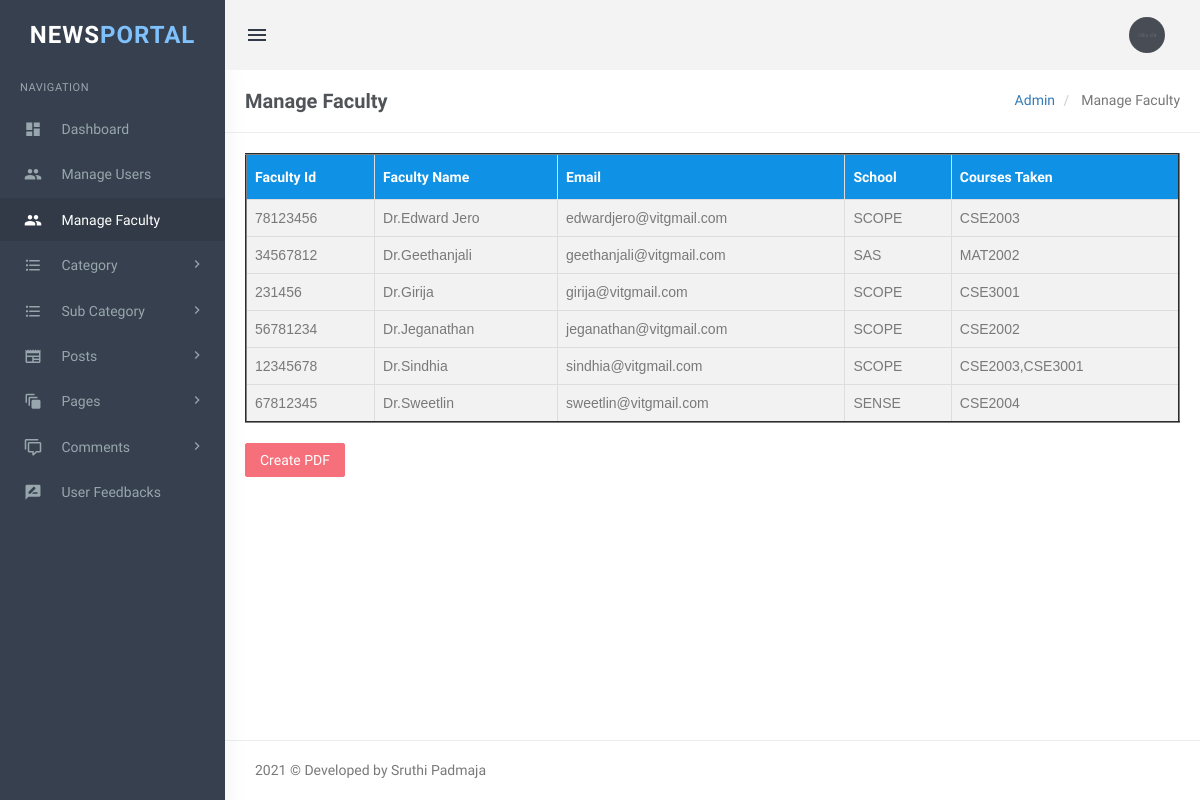
Screenshot of /admin/manage-faculty.php (signed in) with the database file from the repository.
### tables this page shows
CREATE TABLE `tblfaculty` (
  `facultyid` int(11) NOT NULL,
  `facultyname` varchar(255) NOT NULL,
  `facultymailid` varchar(255) NOT NULL,
  `facultyschool` varchar(255) NOT NULL,
  `coursestaught` varchar(255) DEFAULT NULL,
  `Is_Active` int(11) NOT NULL,
  `CreationDate` timestamp NOT NULL DEFAULT current_timestamp(),
  `UpdationDate` timestamp NULL DEFAULT current_timestamp()
);

### admin/manage-faculty.php (the view, shortened to what this page needs)
<?php
if(strlen($_SESSION['login'])==0)
  {
header('location:index.php');
}
else{
function fetch_data(){
    $output='';
    $connect= mysqli_connect("localhost","root","","newsportal");
    $query="select * from tblfaculty order by facultyname asc";
    $result=mysqli_query($connect,$query);
    while($row=mysqli_fetch_array($result)){
        $output.='
        <tr>
            <td> '. $row["facultyid"] .' </td>
            <td> '. $row["facultyname"] .' </td>
            <td> '. $row["facultymailid"] .' </td>
            <td> '. $row["facultyschool"] .' </td>
            <td> '. $row["coursestaught"] . '</td>
        </tr>
        ';
    }
    return $output;
}
?>
<!DOCTYPE html>
<html lang="en">
    <head>
        <link href="../plugins/summernote/summernote.css" rel="stylesheet" />
        <link href="../plugins/select2/css/select2.min.css" rel="stylesheet" type="text/css" />
        <link href="../plugins/jquery.filer/css/jquery.filer.css" rel="stylesheet" />
        <link href="../plugins/jquery.filer/css/themes/jquery.filer-dragdropbox-theme.css" rel="stylesheet" />
        <link href="assets/css/bootstrap.min.css" rel="stylesheet" type="text/css" />
        <link href="assets/css/core.css" rel="stylesheet" type="text/css" />
        <link href="assets/css/components.css" rel="stylesheet" type="text/css" />
        <link href="assets/css/icons.css" rel="stylesheet" type="text/css" />
        <link href="assets/css/pages.css" rel="stylesheet" type="text/css" />
        <link href="assets/css/menu.css" rel="stylesheet" type="text/css" />
        <link href="assets/css/responsive.css" rel="stylesheet" type="text/css" />
        <link rel="stylesheet" href="../plugins/switchery/switchery.min.css">
    </head>
    <body class="fixed-left">
        <div id="wrapper">
           <?php include('includes/topheader.php');?>
             <?php include('includes/leftsidebar.php');?>
            <div class="content-page">
                <div class="content">
                    <div class="container">
                        <div class="row">
                            <div class="col-xs-12">
                                <div class="page-title-box">
                                    <h4 class="page-title">Manage Faculty </h4>
                                    <ol class="breadcrumb p-0 m-0">
                                        <li>
                                            <a href="#">Admin</a>
                                        </li>
                                        <li class="active">
                                         Manage Faculty
                                        </li>
                                    </ol>
                                    <div class="clearfix"></div>
                                </div>
                            </div>
                        </div>
<?php
            echo "<table border='2' id='customers'>
            <tr>
            <th >Faculty Id</th>
            <th>Faculty Name</th>
            <th>Email</th>
            <th>School</th>
            <th>Courses Taken</th>
            </tr>";
            echo fetch_data();
            echo "</table>";
?>
<br>
<form method=post>
    <input type="submit" name="create_pdf" class="btn btn-danger" value="Create PDF"/>
</form>
                                    </div>
                                </div>
                            </div>
                        </div>
           <?php include('includes/footer.php');?>
    </body>
</html>
<?php } ?>

### admin/assets/css/core.css (style rules this page uses)
body { font-family: 'Varela Round', sans-serif; margin: 0; padding-bottom: 60px; overflow-x: hidden; color: #797979; }
html { position: relative; min-height: 100%; }
.h1, .h2, .h3, .h4, .h5, .h6, h1, h2, h3, h4, h5, h6 { color: #505458; font-family: 'Hind Madurai', sans-serif; margin: 10px 0; }
* { outline: none !important; }
.container { width: auto; }
#wrapper { height: 100%; overflow: hidden; width: 100%; }
.p-0 { padding: 0 !important; }
.m-0 { margin: 0 !important; }
.row { margin-right: -10px; margin-left: -10px; }
.col-lg-1, .col-lg-10, .col-lg-11, .col-lg-12, .col-lg-2, .col-lg-3, .col-lg-4, .col-lg-5, .col-lg-6, .col-lg-7, .col-lg-8, .col-lg-9, .col-md-1, .col-md-10, .col-md-11, .col-md-12, .col-md-2, .col-md-3, .col-md-4, .col-md-5, .col-md-6, .col-md-7, .col-md-8, .col-md-9, .col-sm-1, .col-sm-10, .col-sm-11, .col-sm-12, .col-sm-2, .col-sm-3, .col-sm-4, .col-sm-5, .col-sm-6, .col-sm-7, .col-sm-8, .col-sm-9, .col-xs-1, .col-xs-10, .col-xs-11, .col-xs-12, .col-xs-2, .col-xs-3, .col-xs-4, .col-xs-5, .col-xs-6, .col-xs-7, .col-xs-8, .col-xs-9 { padding-left: 10px; padding-right: 10px; }
.breadcrumb { background-color: transparent; margin-bottom: 15px; padding-top: 10px; padding-left: 0; }

### admin/assets/css/menu.css (style rules this page uses)
.content-page { margin-left: 225px; overflow: hidden; }
.content-page .content { padding: 0 5px 10px 5px; margin-top: 70px; }
.page-title { font-size: 20px; margin-bottom: 0; margin-top: 0; font-weight: 600; }
.page-title-box { padding: 20px; border-bottom: 1px solid #eee; margin: 0 -20px 20px -20px; }
.page-title-box .page-title { margin-bottom: 0; float: left; }
.page-title-box .breadcrumb { float: right; background-color: transparent !important; }

### admin/manage-faculty.php (style rules this page uses)
#customers { font-family: "Trebuchet MS", Arial, Helvetica, sans-serif; border-collapse: collapse; width: 100%; }
#customers td, #customers th { border: 1px solid #ddd; padding: 8px; }
#customers tr:nth-child(even) { background-color: #f2f2f2; }
#customers tr:nth-child(odd) { background-color: #f2f2f2; }
#customers th { padding-top: 12px; padding-bottom: 12px; text-align: left; background-color: #0F91E5; color: white; }

### rows the page displays
tblfaculty: facultyid "78123456", facultyname "Dr.Edward Jero", facultymailid "edwardjero@vitgmail.com", facultyschool "SCOPE", coursestaught "CSE2003"
tblfaculty: facultyid "34567812", facultyname "Dr.Geethanjali", facultymailid "geethanjali@vitgmail.com", facultyschool "SAS", coursestaught "MAT2002"
tblfaculty: facultyid "231456", facultyname "Dr.Girija", facultymailid "girija@vitgmail.com", facultyschool "SCOPE", coursestaught "CSE3001"
tblfaculty: facultyid "56781234", facultyname "Dr.Jeganathan", facultymailid "jeganathan@vitgmail.com", facultyschool "SCOPE", coursestaught "CSE2002"
tblfaculty: facultyid "12345678", facultyname "Dr.Sindhia", facultymailid "sindhia@vitgmail.com", facultyschool "SCOPE", coursestaught "CSE2003,CSE3001"
tblfaculty: facultyid "67812345", facultyname "Dr.Sweetlin", facultymailid "sweetlin@vitgmail.com", facultyschool "SENSE", coursestaught "CSE2004"
